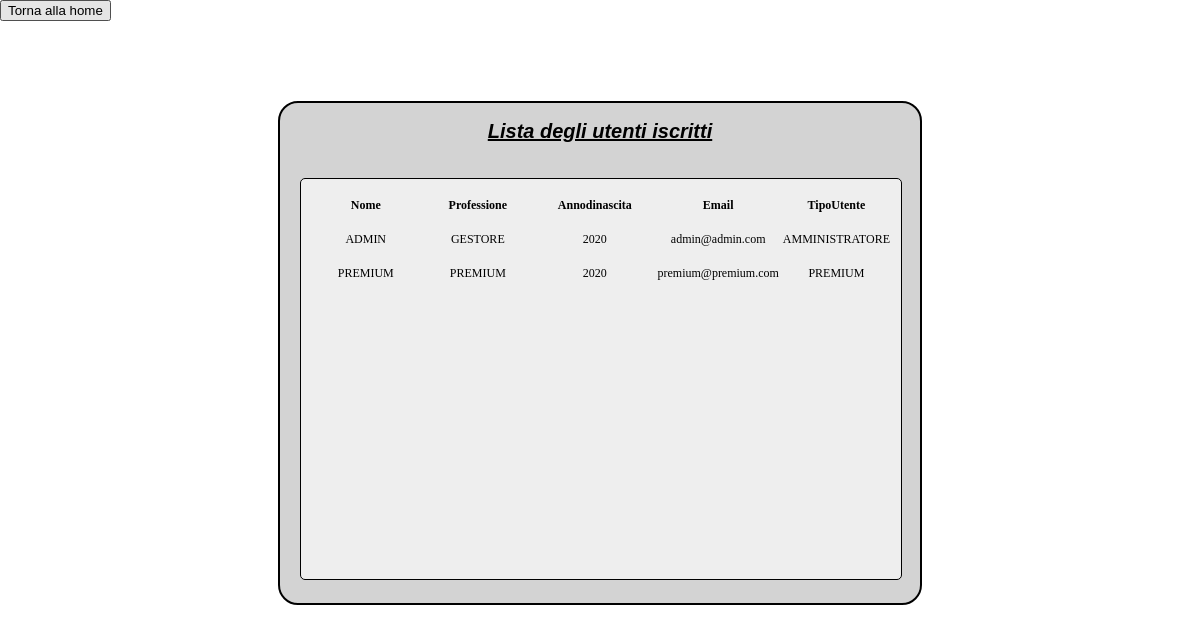
/File/Listautenti.php, run on the app's committed database.
### tables this page shows
CREATE TABLE UTENTE(
	nome VARCHAR(200) PRIMARY KEY,
    professione VARCHAR(200),
    foto BLOB,
    contatoreAvvistamentiEffettuati INT,
    annoNascita INT,
    email VARCHAR(200),
    password VARCHAR(200),
    tipoUtente ENUM("SEMPLICE","PREMIUM","AMMINISTRATORE")
);

### File/Listautenti.php (the view, shortened to what this page needs)
<!DOCTYPE html>
<html lang="en" dir="ltr">
<head>
  <link rel="stylesheet" type="text/css" href="css/listautenti.css">
</head>
<body>
  <input type="button" onclick="location.href='Profilo.php'" value="Torna alla home"/>
  <div id="contenitore">
    <h1>Lista degli utenti iscritti</h1><br>
    <div class="testo">
     <?php
     $db=mysqli_connect('localhost','root','Nico1998','progetto') or die("Impossibile connettersi al database");
     $result=mysqli_query($db,"SELECT Nome,Professione,annoNascita as Annodinascita,Email,TipoUtente FROM utente");
      $tabellautenti = array();
        echo '<table class="data-table">
        <tr class="data-heading">';
        while ($info = mysqli_fetch_field($result)) {
          echo '<td>' . $info->name . '</td>';
          array_push($tabellautenti, $info->name);
        }
        echo '</tr>';
        while ($row = mysqli_fetch_array($result)) {
          echo "<tr>";
          foreach ($tabellautenti as $item) {
            echo '<td>' . $row[$item] . '</td>';
          }
          echo '</tr>';
        }
        echo "</table>";
        ?>
      </div>
    </div>
  </body>
  </html>

### File/css/listautenti.css (style rules this page uses)
body { background-image: url(https://www.sendible.com/hs-fs/hubfs/blog-import/2018/18-08-Aug/online-communities-featured.jpg?width=1200&name=online-communities-featured.jpg); background-position: center; background-repeat: no-repeat; background-size: cover; }
h1 { font-size: 20px; color: black; font-family: "Lucida Sans Unicode", sans-serif; font-style: oblique; text-align: center; font-size: 20px; text-decoration: underline; line-height: 30px; }
body, html { height: 100%; margin: 0; overflow: auto; }
#contenitore { position: relative; width: 600px; height: 500px; z-index: 15; top: 10%; margin-right: auto; margin-left: auto; background-color: lightgrey; border: 2px solid black; border-radius: 20px; padding-left: 20px; padding-right: 20px; }
.testo { width: 100%; height: 80%; border-radius: 5px; text-align: center; font-size: 20px; overflow: Auto; background-color: #EEEEEE; color: #000000; font: Normal 12px Verdana; border: Solid 1px #000000; border-radius: 5px; scrollbar-base-color: #000000; scrollbar-arrow-color: #CCCCCC; scrollbar-track-color: #CCCCCC; }
table { padding: 8px; line-height: 30px; width: auto; margin-left: auto; margin-right: auto; }
tr:first-child { font-weight: bold; }
td { width: 30%; }

### data on the page
utente: nome "ADMIN", professione "GESTORE", annoNascita "2020", email "admin@admin.com", tipoUtente "AMMINISTRATORE"
utente: nome "PREMIUM", professione "PREMIUM", annoNascita "2020", email "premium@premium.com", tipoUtente "PREMIUM"

### other printed values
$info->name "Nome"
$info->name "Professione"
$info->name "Annodinascita"
$info->name "Email"
$info->name "TipoUtente"
